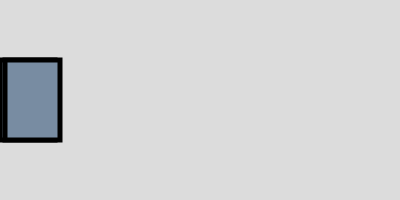
Frame 1 (no input)
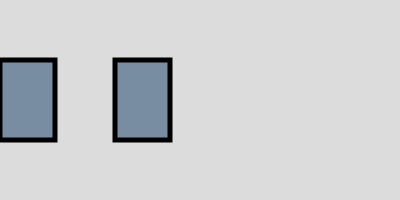
Frame 60 (no input)
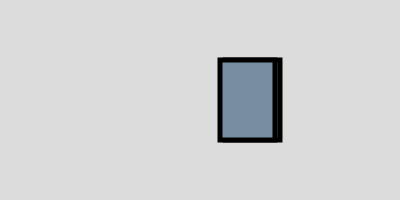
Frame 120 (the mouse pressed at the canvas centre since frame 60)

The p5.js sketch that drew these frames (run headless with seeded random() and noise() and a simulated clock; from frame 60 on, the mouse is pressed at the canvas centre):

// p5.js sketch
// ── sketch.js
let p;
let y;

function setup() {
  createCanvas(400, 200);
  background(0);
  p = 0;
  y = 5
}

function draw() {
  background(220);
  fill(128);
  let w = 55;
  let h = 80;
  // rect(p,height/2-h/2,w,h);
  fill(120,140,162);
  strokeWeight(5);
  rect(p, height / 2 - h / 2, w, h);
  rect(y, height / 2 - h / 2, w, h);
  p = p + y;
  if (p > width)
  p = 0;
  y = y - 5
  if (y < 0)
   y = width;
}
